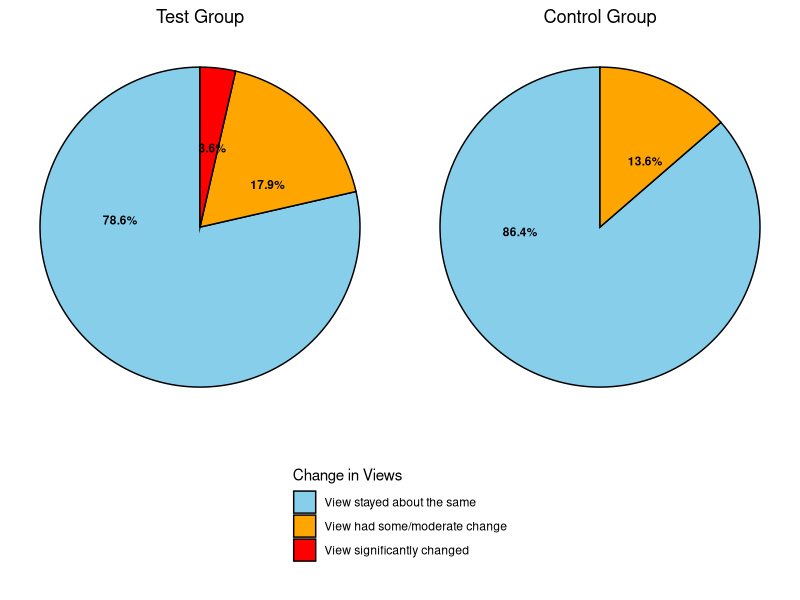
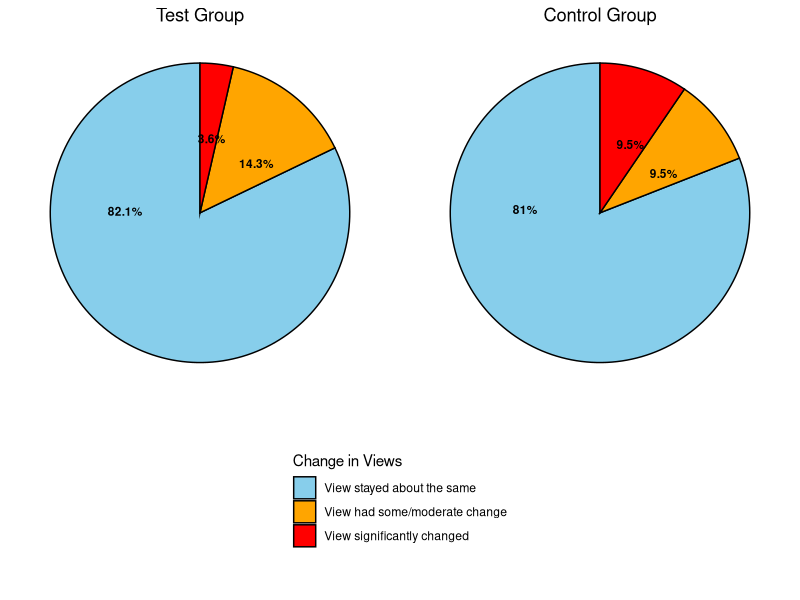

Write R code to recreate these figures, in order.
## ---- chunk 1

# Load library and dataset

#install.packages("rmarkdown")
#install.packages("tinytex")
#tinytex::install_tinytex()
#install.packages("gridExtra")
#install.packages("cowplot")

library(gridExtra)
library(readxl)
library(dplyr)
library(corrplot)
library(writexl)
library(ggplot2)

misinfo <- read_excel("data/sketches_for_skepticism_shortened.xlsx")
summary(misinfo)
## ---- chunk 2

# Filtered data set to columns I need

# Columns I need: 

# PARTICIPANT ID
# GROUP
# CHANGED_VIEWS_QQ1
# CHANGED_LENGTH_QQ1
# CHANGED_VIEWS_QQ2
# CHANGED_LENGTH_QQ2
# GCBS PRE SCORE
# GCBS POST SCORE
# PRE & POST SCORE
# GCBS CHANGE
# MIST-20 PRE SCORE
# MIST-20 POST SCORE
# MIST-20 CHANGE
# ITMIST PRE SCORE
# ITMIST POST SCORE
# ITMIST CHANGE
# UNDERSTANDABILITY
# SENTIMENT
# ADDITIONAL THOUGHTS

misinfo_filtered <- misinfo %>%
  select(`PARTICIPANT ID`, GROUP, CHANGED_VIEWS_QQ1, CHANGED_LENGTH_QQ1,
         CHANGED_VIEWS_QQ2, CHANGED_LENGTH_QQ2, `GCBS PRE SCORE`, 
         `GCBS POST SCORE`, `PRE & POST SCORE`, `GCBS CHANGE`, 
         `MIST-20 PRE SCORE`, `MIST-20 POST SCORE`, `MIST-20 CHANGE`, 
         `ITMIST PRE SCORE`, `ITMIST POST SCORE`, `ITMIST CHANGE`, 
         UNDERSTANDABILITY, SENTIMENT, `ADDITIONAL THOUGHTS`)
## ---- chunk 3
# Turn "character" columns into factors

# Columns that need to be turned into factors: 

# GROUP
#   "Test Group (Visual)"
#   "Control Group (Visual)"
#   "Test Group (Audio)"
#   "Control Group (Audio)"

# CHANGED_VIEWS_QQ1
#   "View stayed about the same"
#   "View had some/moderate change"
#   "View significantantly changed"

# CHANGED_LENGTH_QQ1
#   "Comment length became slightly or significantly shorter"
#   "Comment length became slightly or significantly longer" 
#   "Comment length stayed about the same"

# CHANGED_VIEWS_QQ2

# CHANGED_LENGTH_QQ2

# UNDERSTANDABILITY

# SENTIMENT

# `ADDITIONAL THOUGHTS`

# Mapping categorical variables to numerical values
misinfo_filtered <- misinfo_filtered %>%
  mutate(
    GROUP = case_when(
      GROUP == "Test Group (Visual)" ~ 1,
      GROUP == "Control Group (Visual)" ~ 2,
      GROUP == "Test Group (Audio)" ~ 3,
      GROUP == "Control Group (Audio)" ~ 4
    ),
    CHANGED_VIEWS_QQ1 = case_when(
      CHANGED_VIEWS_QQ1 == "View stayed about the same" ~ 1,
      CHANGED_VIEWS_QQ1 == "View had some/moderate change" ~ 2,
      CHANGED_VIEWS_QQ1 == "View significantly changed" ~ 3
    ),
    CHANGED_LENGTH_QQ1 = case_when(
      CHANGED_LENGTH_QQ1 == "Comment length became slightly or significantly shorter" ~ 1,
      CHANGED_LENGTH_QQ1 == "Comment length became slightly or significantly longer" ~ 2,
      CHANGED_LENGTH_QQ1 == "Comment length stayed about the same" ~ 3
    ),
    SENTIMENT = case_when(
      SENTIMENT == "Positive" ~ 1,
      SENTIMENT == "Negative" ~ 2,
      SENTIMENT == "Neutral" ~ 3
    )
  )

# Check the updated dataset
head(misinfo_filtered)

# Check for missing values in the dataset
colSums(is.na(misinfo_filtered))

# Ensure CHANGED_VIEWS_QQ1 is treated as a factor
misinfo_filtered$CHANGED_VIEWS_QQ1 <- as.factor(misinfo_filtered$CHANGED_VIEWS_QQ1)
## ---- chunk 4

# HISTOGRAMS

# Ensure CHANGED_VIEWS_QQ1 is treated as a factor
misinfo_filtered$CHANGED_VIEWS_QQ1 <- as.factor(misinfo_filtered$CHANGED_VIEWS_QQ1)

# Loop through each GROUP value and create histograms
for (group_value in unique(misinfo_filtered$GROUP)) {
  p <- ggplot(misinfo_filtered %>% filter(GROUP == group_value), aes(x = CHANGED_VIEWS_QQ1)) +
    geom_bar(fill = "steelblue", color = "black") +
    labs(title = paste("Histogram of CHANGED_VIEWS_QQ1 for GROUP", group_value),
         x = "CHANGED_VIEWS_QQ1", 
         y = "Count") +
    theme_minimal()
  
#  print(p)  # Ensure the plot is displayed inside the loop
}

## ---- chunk 5

library(ggplot2)
library(dplyr)

# Create an empty list to store pie charts
pie_charts <- list()

# Define a vector to map numeric values to descriptions for CHANGED_VIEWS_QQ1
view_labels <- c("1" = "View stayed about the same",
                 "2" = "View had some/moderate change",
                 "3" = "View significantly changed")

# Custom colors for each section (You can change these to any colors you prefer)
#custom_colors <- c("skyblue", "lightgreen", "coral")
custom_colors <- c("skyblue", "orange", "red")

# Define a vector to map numeric GROUP values to their corresponding titles
group_titles <- c(
  "1" = "Test Group (Visual)",
  "2" = "Control Group (Visual)",
  "3" = "Test Group (Audio)",
  "4" = "Control Group (Audio)"
)

# Loop through each GROUP value (numeric) and create pie charts
for (group_value in unique(misinfo_filtered$GROUP)) {
  
  # Convert group_value to a character (because group_titles uses character keys)
  group_name <- as.character(group_value)
  
  # Prepare data for pie chart
  pie_data <- misinfo_filtered %>%
    filter(GROUP == group_value) %>%
    count(CHANGED_VIEWS_QQ1) %>%
    mutate(percentage = n / sum(n) * 100,
           label = paste0(round(percentage, 1), "%"))  # Create labels with percentage signs
  
  # Ensure CHANGED_VIEWS_QQ1 is a factor
  pie_data$CHANGED_VIEWS_QQ1 <- factor(pie_data$CHANGED_VIEWS_QQ1, levels = c("1", "2", "3"))
  
  # Generate pie chart with custom colors and black borders
  p <- ggplot(pie_data, aes(x = "", y = n, fill = CHANGED_VIEWS_QQ1)) +
    geom_bar(stat = "identity", width = 1, color = "black") +  # Add black border around sections
    coord_polar(theta = "y") +
    geom_text(aes(label = label), position = position_stack(vjust = 0.7), color = "black", size = 3, fontface = "bold") +  # Add labels inside the pie
    labs(title = group_titles[group_name],  # Custom title based on group_name
         fill = "Change in Views") +  # Rename the legend
    scale_fill_manual(values = custom_colors, labels = view_labels) +  # Apply custom colors
    theme_void() +  # Remove unnecessary gridlines
    theme(legend.position = "right")  # Ensure the legend is visible
  
  # Store the plot in the list with the group value as the name
  pie_charts[[paste0("Group_", group_name)]] <- p
}

# View stored pie charts
#pie_charts[["Group_1"]]  # View the pie chart for "Test Group (Visual)"
#pie_charts[["Group_2"]]  # View the pie chart for "Control Group (Visual)"
#pie_charts[["Group_3"]]  # View the pie chart for "Test Group (Audio)"
#pie_charts[["Group_4"]]  # View the pie chart for "Control Group (Audio)"

# Combine the first two and the last two pie charts in a 2x2 grid
#grid.arrange(
#  pie_charts[["Group_1"]],  # Test Group (Visual)
#  pie_charts[["Group_2"]]  # Control Group (Visual)
  #pie_charts[["Group_3"]],  # Test Group (Audio)
  #pie_charts[["Group_4"]],  # Control Group (Audio)
  #nrow = 2  # Arrange in 2 rows
  #ncol = 1   # Arrange in 2 columns
#)
## ---- chunk 6

library(gridExtra)
library(cowplot)

# Function to extract the legend from a ggplot
get_legend <- function(my_plot) {
  g <- ggplotGrob(my_plot)
  legend <- g$grobs[[which(sapply(g$grobs, function(x) x$name) == "guide-box")]]
  return(legend)
}

# Extract the legend from one of the pie charts
shared_legend <- get_legend(pie_charts[["Group_1"]])

# Apply centered titles to all four plots
plot1 <- pie_charts[["Group_1"]] +
  ggtitle("Test Group (Visual)") +
  theme(plot.title = element_text(hjust = 0.5), legend.position = "none")

plot2 <- pie_charts[["Group_2"]] +
  ggtitle("Control Group (Visual)") +
  theme(plot.title = element_text(hjust = 0.5), legend.position = "none")

plot3 <- pie_charts[["Group_3"]] +
  ggtitle("Test Group (Audio)") +
  theme(plot.title = element_text(hjust = 0.5), legend.position = "none")

plot4 <- pie_charts[["Group_4"]] +
  ggtitle("Control Group (Audio)") +
  theme(plot.title = element_text(hjust = 0.5), legend.position = "none")

# Arrange first row (Visual groups)
#row1 <- arrangeGrob(plot1, plot2, nrow = 1)

# Arrange second row (Audio groups)
#row2 <- arrangeGrob(plot3, plot4, nrow = 1)

# Arrange everything correctly
#grid.arrange(
#  row1,
#  row2,
#  shared_legend,
#  nrow = 3,
#  heights = c(4, 4, 2)  # Adjust height ratios for better spacing
#)

## ---- chunk 7

library(gridExtra)
library(cowplot)

# Function to extract the legend from a ggplot
get_legend <- function(my_plot) {
  g <- ggplotGrob(my_plot)
  legend <- g$grobs[[which(sapply(g$grobs, function(x) x$name) == "guide-box")]]
  return(legend)
}

# Extract the legend from one of the pie charts
shared_legend <- get_legend(pie_charts[["Group_1"]])

# Apply centered titles to all four plots
plot1 <- pie_charts[["Group_1"]] +
  ggtitle("Test Group") +
  theme(plot.title = element_text(hjust = 0.5), legend.position = "none") # Visual Test Group

plot2 <- pie_charts[["Group_2"]] +
  ggtitle("Control Group") +
  theme(plot.title = element_text(hjust = 0.5), legend.position = "none") # Visual Control Group

plot3 <- pie_charts[["Group_3"]] +
  ggtitle("Test Group") +
  theme(plot.title = element_text(hjust = 0.5), legend.position = "none") # Audio Test Group

plot4 <- pie_charts[["Group_4"]] +
  ggtitle("Control Group") +
  theme(plot.title = element_text(hjust = 0.5), legend.position = "none") # Audio Control Group

grid.arrange(
  arrangeGrob(
    plot1, plot2,
    nrow = 1
  ),
  shared_legend,
  nrow = 2,
  heights = c(5, 2)  # Adjust height ratios for better spacing
)
## ---- chunk 8

grid.arrange(
  arrangeGrob(
    plot3, plot4,
    nrow = 1
  ),
  shared_legend,
  nrow = 2,
  heights = c(4, 2)  # Adjust height ratios for better spacing
)

# heights = c(4, 1)  # Original ratio
## ---- chunk 9

# This was my original for what I plotted above

# Arrange the last two pie charts with the shared legend
#grid.arrange(
#  arrangeGrob(
#    pie_charts[["Group_3"]] + theme(legend.position = "none"),
#    pie_charts[["Group_4"]] + theme(legend.position = "none"),
#    nrow = 1
#  ),
#  shared_legend,
#  nrow = 2,
#  heights = c(4, 1)  # Adjust height ratio
#)
## ---- chunk 10

# These were just test pie charts which only displays each plot individually

library(ggplot2)
library(dplyr)

# Create an empty list to store pie charts
pie_charts <- list()

# Define a vector to map numeric values to descriptions for CHANGED_VIEWS_QQ1
view_labels <- c("1" = "View stayed about the same",
                 "2" = "View had some/moderate change",
                 "3" = "View significantly changed")

# Custom colors for each section (You can change these to any colors you prefer)
#custom_colors <- c("skyblue", "orange", "red")
custom_colors <- c("skyblue", "lightgreen", "coral")

# Loop through each GROUP value and create pie charts
for (group_value in unique(misinfo_filtered$GROUP)) {
  
  # Prepare data for pie chart
  pie_data <- misinfo_filtered %>%
    filter(GROUP == group_value) %>%
    count(CHANGED_VIEWS_QQ1) %>%
    mutate(percentage = n / sum(n) * 100,
           label = paste0(round(percentage, 1), "%"))  # Create labels with percentage signs
  
  # Ensure CHANGED_VIEWS_QQ1 is a factor
  pie_data$CHANGED_VIEWS_QQ1 <- factor(pie_data$CHANGED_VIEWS_QQ1, levels = c(1, 2, 3))
  
  # Generate pie chart with custom colors and black borders
  p <- ggplot(pie_data, aes(x = "", y = n, fill = CHANGED_VIEWS_QQ1)) +
    geom_bar(stat = "identity", width = 1, color = "black") +  # Add black border around sections
    coord_polar(theta = "y") +
    geom_text(aes(label = label), position = position_stack(vjust = 0.5), color = "black", size = 5) +  # Add labels inside the pie
    labs(title = paste("Pie Chart of CHANGED_VIEWS_QQ1 for GROUP", group_value),
         fill = "Change in Views") +  # Rename the legend
    scale_fill_manual(values = custom_colors, labels = view_labels) +  # Apply custom colors
    theme_void() +  # Remove unnecessary gridlines
    theme(legend.position = "right")  # Ensure the legend is visible
  
  # Store the plot in the list with the group value as the name
  pie_charts[[paste0("Group_", group_value)]] <- p
}

# View stored pie charts
#pie_charts[["Group_1"]]  # Example: Display pie chart for Group 1
#pie_charts[["Group_2"]]  # Example: Display pie chart for Group 2
#pie_charts[["Group_3"]]  # Example: Display pie chart for Group 3
#pie_charts[["Group_4"]]  # Example: Display pie chart for Group 4
